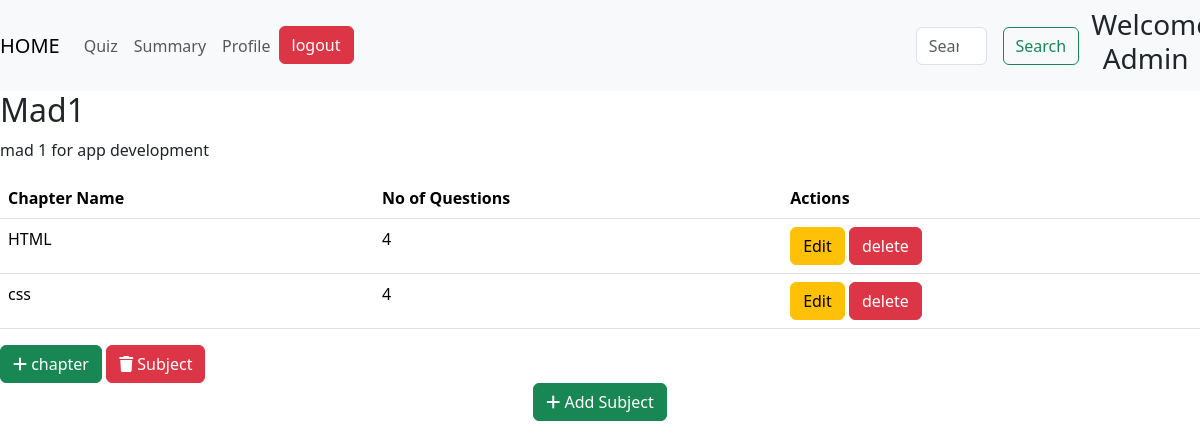
/admin, run on an earlier commit of the app's database.
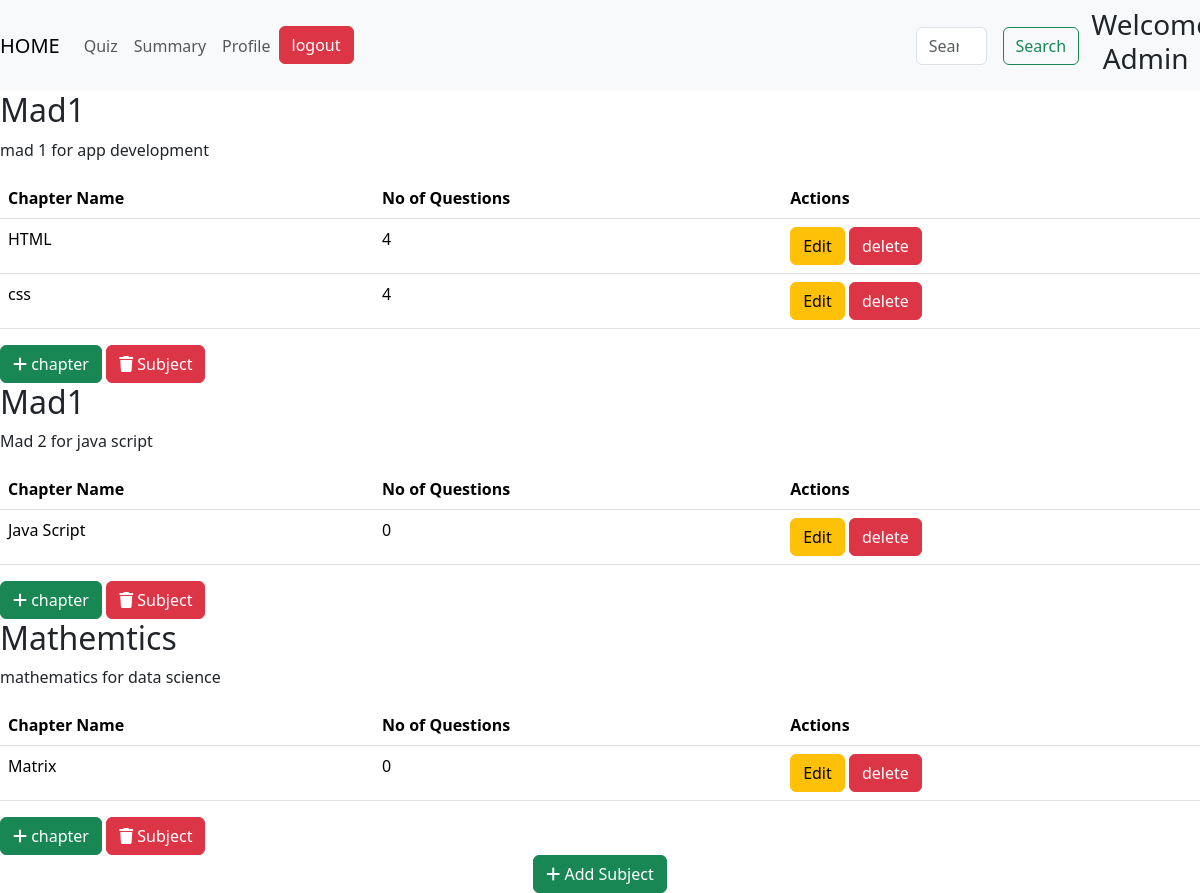
And on a later commit of the database.
### models.py (models this page shows)
class Subject(db.Model):
    id =db.Column(db.Integer, primary_key=True, autoincrement=True)
    name= db.Column(db.String(50), nullable=False)
    description=db.Column(db.String(200), nullable=True)
    chapters=db.relationship('Chapter', backref='subject', lazy=True)

class Chapter(db.Model):
    id =db.Column(db.Integer, primary_key=True, autoincrement=True)
    subject_id=db.Column(db.Integer, db.ForeignKey('subject.id', name='FK_chapter_subject_id'), nullable=False)
    name=db.Column(db.String(50), nullable=False)
    description=db.Column(db.String(100), nullable=True)
    quizs=db.relationship('Quiz', backref='chapter', lazy=True)

### routes.py (the view)
@app.route('/admin')
def admin():
    subjects = Subject.query.all()
    sub_chapters = {}
    chapter_quizs={}
    chapter_question ={}
    for subject in subjects:
        chapters = Chapter.query.filter_by(subject_id=subject.id).all()
        sub_chapters[subject.id]=chapters
        for chapter in chapters:
            quizzes = Quiz.query.filter_by(chapter_id= chapter.id).all()
            chapter_quizs[ chapter.id ] = quizzes
            total_question = sum(quiz.no_of_questions for quiz in quizzes)
            chapter_question[chapter.id] = total_question
    quiz = Quiz.query.first()
    return render_template('admin.html',subjects=subjects,sub_chapters=sub_chapters, chapter_quizs= chapter_quizs, question_counts = chapter_question)

### templates/admin.html (shortened to what this page needs)
<!DOCTYPE html>
<html lang="en">
<head>
<link href="https://cdn.jsdelivr.net/npm/bootstrap@5.3.2/dist/css/bootstrap.min.css" rel="stylesheet">
<link rel="stylesheet" href="https://cdnjs.cloudflare.com/ajax/libs/aos/2.3.4/aos.css">
<link rel="stylesheet" href="https://cdnjs.cloudflare.com/ajax/libs/font-awesome/6.7.2/css/all.min.css">
<link href="https://cdn.jsdelivr.net/npm/bootstrap@5.3.3/dist/css/bootstrap.min.css" rel="stylesheet">
</head>
<body>
<nav class="navbar navbar-expand-lg navbar-light bg-light">
    <a class="navbar-brand" href="/admin">HOME</a>
    <div class="collapse navbar-collapse" id="navbarSupportedContent">
      <ul class="navbar-nav mr-auto">
        <li class="nav-item active">
          <a class="nav-link" href="{{ url_for('quizz') }}">Quiz<span class="sr-only">(current)</span></a>
        </li>
        <li class="nav-item">
          <a class="nav-link" href="#">Summary</a>
        </li>
        <li class="nav-item">
          <a class="nav-link" href="#">Profile</a>
        </li>
        <li class="nav-item">
            <a class="btn btn-danger" href="/login">logout</a>
          </li>
      </ul>
      <form class="form-inline my-2 my-lg-0" style="display:flex; margin-left:50%;">
        <input class="form-control mr-sm-2" type="search" placeholder="Search" aria-label="Search">
        <button class="btn btn-outline-success my-2 my-sm-0" type="submit" style="margin-left: 1rem;">Search</button>
      </form>
      <div>
        <h3 style="padding-left: 10%; text-align:center;">Welcome Admin</h3>
      </div>
    </div>
  </nav>
{% if not subjects %}
<h3>No subjects added yet</h3>
{% else %}
{% for subject in subjects %}
  <div class="subs">
    <h2>{{ subject.name }}</h2>
    <p>{{ subject.description }}</p>
    <table class="table">
        <thead class="thead-dark">
        <tr>
            <th>Chapter Name</th>
            <th>No of Questions</th>
            <th>Actions</th>
        </tr>
        </thead>
        <tbody>
          {% if subject.id in sub_chapters %}
            {% for chapter in sub_chapters[subject.id] %}
             <tr>
               <td>{{chapter.name}}</td>
                <td>
                  {{ question_counts[ chapter.id ] }}
                </td>
                <td>
                    <a href="/chapter/edit/{{chapter.id}}" class="btn btn-warning">Edit</a>
                    <a href="/chapter/delete/{{chapter.id}}" class="btn btn-danger">delete</a>
                </td>
             </tr>
            {% endfor %}
          {% endif %}
        </tbody>
    </table>
    <div>
      <a href={{ url_for('add_chapter', subject_id=subject.id) }} class="btn btn-success">
        <i class="fas fa-add"></i>
        chapter
      </a>
      <a href="/subject/delete/{{subject.id}}" class="btn btn-danger">
      <i class="fa-solid fa-trash"></i>
      Subject
      </a>
    </div>
  </div>
{% endfor %}
{% endif %}
<div style="text-align: center;">
    <a href="{{ url_for('add_sub') }}" class="btn btn-success">
        <i class="fas fa-add"></i>
        Add Subject
    </a>
</div>
</body>
</html>

What changed in the data, as far as the page shows it:
added Subject: name "Mad1", description "Mad 2 for java script"
added Chapter: name "Java Script", question_counts "0", shown under "Mad1"
added Subject: name "Mathemtics", description "mathematics for data science"
added Chapter: name "Matrix", question_counts "0", shown under "Mathemtics"
